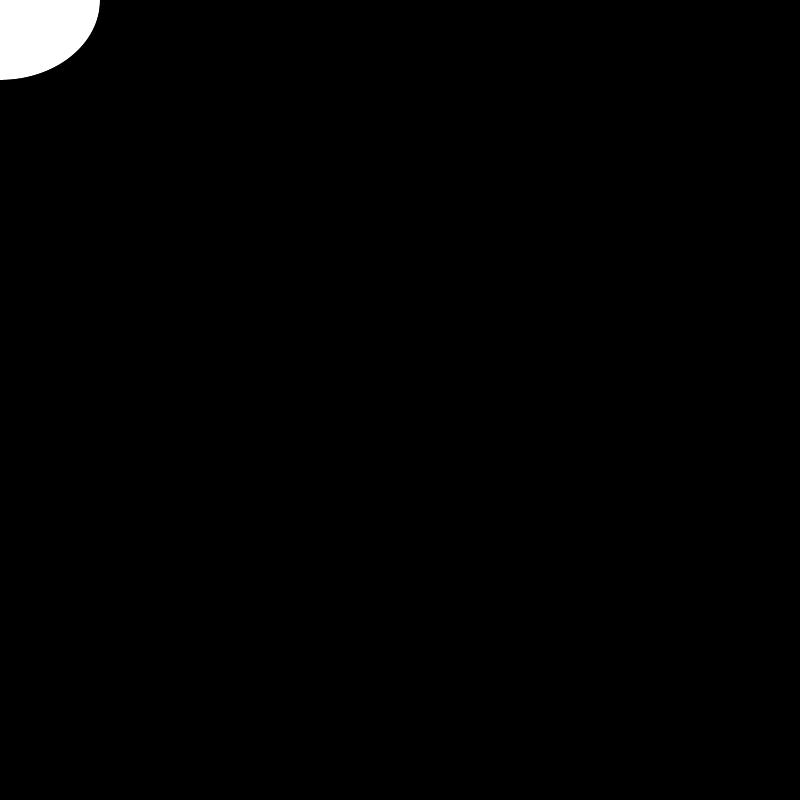
Frame 1 (no input)
Frame 60 (the mouse pressed at the canvas centre just before this capture): identical to frame 1, image omitted
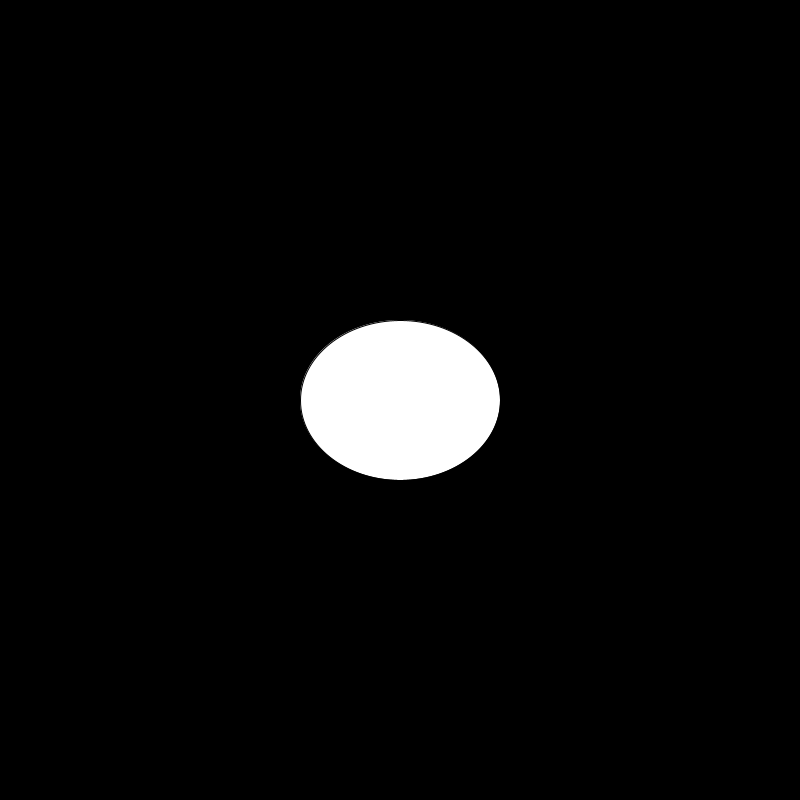
Frame 120 (the mouse held since frame 60 and released just before this capture)

The Processing sketch that drew these frames (run headless with seeded random() and noise(); from frame 60 on, the mouse is pressed at the canvas centre):

// Processing sketch: sketch_161011a
// ── sketch_161011a.pde
//float[] allCircles;
//allCircles = new float[];
Face myFace;

void setup(){
  
 size(800,800);
 background(0);
 
 myFace = new Face();
 
}

void draw() {
  
  background(0);
  
  myFace.paint(mouseX,mouseY);
  
}
// ── Circle.pde
class Circle {
  
 //creating variables to store properties for the circle class
 float xPosCircle;
 float yPosCircle;
 float radiusCircle;
 float colourCircle;
 
 float circleRed;
 float circleGreen;
 float circleBlue;
 
 Circle() {
   //assigning values to the variables
   
     xPosCircle = random(width);
     yPosCircle = random(height);
     radiusCircle = random(10,50);
     
     //assigning random colours
     circleRed = random(255);
     circleGreen = random(255);
     circleBlue = random(255);
   } 
 
 //calling draw function
 void paint(){
   
   fill(circleRed, circleGreen, circleBlue);
   ellipse(xPosCircle, yPosCircle, radiusCircle, radiusCircle);
   
   }   
 
}
// ── Face.pde
class Face{
 void paint(int xPos, int yPos) {
   
   fill(255);
   ellipse(mouseX, mouseY, 200, 160);
   
   pushMatrix();
   translate(xPos,yPos);
   
   
   
   popMatrix();
  
  
  
}
}
